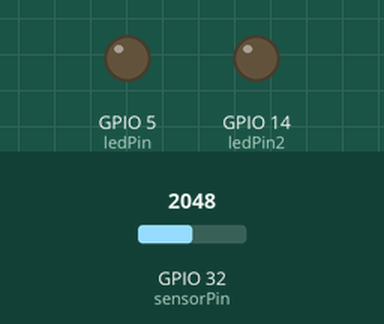
A sketch run on a simulated ESP32. On the bench: output pins drawn as LEDs (lit = HIGH). Inputs (shaded band) come from the test bench; at power-on: GPIO 32 (sensorPin) = 2048. WiFi joins after 1.5 s; servers stay silent unless stated; what the sketch prints to the serial monitor is not drawn.

Above: at 5.8 s.
5.9 s: GPIO 32 (sensorPin) set to 1044
7.4 s: GPIO 32 (sensorPin) set to 908
At 8.6 s:
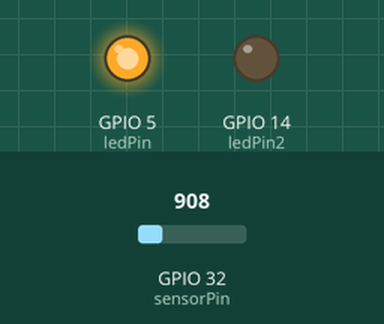
8.9 s: GPIO 32 (sensorPin) set to 404
10.4 s: GPIO 32 (sensorPin) set to 343
At 10.9 s:
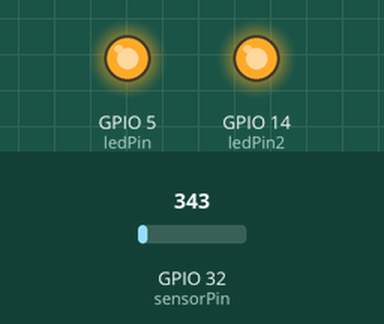
11.9 s: GPIO 32 (sensorPin) set to 410
At 13.1 s:
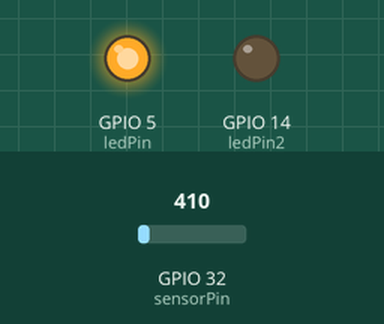
13.4 s: GPIO 32 (sensorPin) set to 330
At 14.4 s:
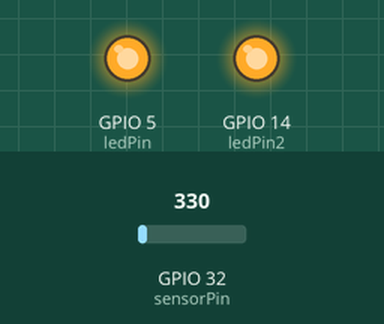
Timing chart, 0 to 15.9 s (numbered marks = the images above; inputs shaded):
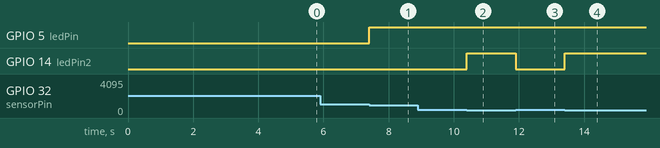

Measured:
- the behaviour switches between 981 and 980 on GPIO 32 (sensorPin) (found by bisection; images 0 and 1)
- the behaviour switches between 370 and 369 on GPIO 32 (sensorPin) (found by bisection; images 1 and 2)
- after the input at 7.4 s, GPIO 5 (ledPin): LOW → HIGH at once
- after the input at 10.4 s, GPIO 14 (ledPin2): LOW → HIGH at once
- after the input at 11.9 s, GPIO 14 (ledPin2): HIGH → LOW at once
- after the input at 13.4 s, GPIO 14 (ledPin2): LOW → HIGH at once

The sketch:

esp32thinkspeak.ino
```cpp
//cosntants for the pins where sensors are plugged into.
#include "ThingSpeak.h"
#include "secrets.h"
#include <WiFi.h>

 int sensorPin = 32;
 int ledPin = 5;
  int ledPin2 = 14;
int lightInit;  // initial value
int lightVal;   // light reading

char ssid[] = SECRET_SSID;   //  network SSID (name)
char pass[] = SECRET_PASS;   //  network password
int keyIndex = 0;            //  network key Index number (needed only for WEP)
WiFiClient  client;

unsigned long myChannelNumber = SECRET_CH_ID;
const char * myWriteAPIKey = SECRET_WRITE_APIKEY;

int number = 100;
long writingTimer = 20;
long startTime = 0;
long waitTime = 0;

void setup()
{
  // We'll set up the LED pin to be an output.
  pinMode(ledPin, OUTPUT);
  pinMode(ledPin2, OUTPUT);
  pinMode(sensorPin,INPUT);
  Serial.begin(115200);  //Initialize serial
   WiFi.mode(WIFI_STA);
  ThingSpeak.begin(client);
}
void loop()
{

wifiReconect();
Automated_Outdoor_Lighting();
ThingSpeakSendData();


}

void Automated_Outdoor_Lighting()
{  lightVal = analogRead(sensorPin); // read the current light levels
  Serial.println(lightVal);
  //if lightVal is less than our initial reading withing a threshold then it is dark.
  //**********************************************************************************
  if(lightVal>=370 &&lightVal<=980)
  {
      digitalWrite (ledPin, HIGH); // turn on light
      digitalWrite (ledPin2, LOW);// turn off light
     }
  //otherwise, it is bright
  //*******************************************************************
 if(lightVal>= 1000)
  {
    digitalWrite (ledPin, LOW); // turn off light
    digitalWrite (ledPin2, LOW);// turn off light
  }
//***************************************************************
  if(lightVal<370)
  {
    digitalWrite (ledPin, HIGH); // turn on light
    digitalWrite (ledPin2, HIGH); // turn on light
  }
}

void wifiReconect()
{
// Connect or reconnect to WiFi
  if(WiFi.status() != WL_CONNECTED){
    Serial.print("Attempting to connect to SSID: ");
    Serial.println(SECRET_SSID);
    while(WiFi.status() != WL_CONNECTED){
      WiFi.begin(ssid, pass); // Connect to WPA/WPA2 network. Change this line if using open or WEP network
      Serial.print(".");
      delay(5000);
    }
    Serial.println("\nConnected.");
  }
}
void ThingSpeakSendData()
{
  if (waitTime > (writingTimer*1000)) //Send dat to ThingSpeak every 20 sec.
  {
     // Write to ThingSpeak. There are up to 8 fields in a channel, allowing you to store up to 8 different
  // pieces of information in a channel.  Here, we write to field 1.
  int x = ThingSpeak.writeField(myChannelNumber, 1, lightVal, myWriteAPIKey);
  if(x == 200){
    Serial.println("Channel update successful.");
  }
  else{
    Serial.println("Problem updating channel. HTTP error code " + String(x));
  }

   startTime = millis();
    delay(5000);
  }
  waitTime = millis()-startTime;

}
```

secrets.h
```cpp
// Use this file to store all of the private credentials
// and connection details

#define SECRET_SSID "*****"		// replace MySSID with your WiFi network name
#define SECRET_PASS "**************"	// replace MyPassword with your WiFi password

#define SECRET_CH_ID 758072			// replace 0000000 with your channel number
#define SECRET_WRITE_APIKEY "1N09RNROAVLVO3BI"   // replace XYZ with your channel write API Key
```
